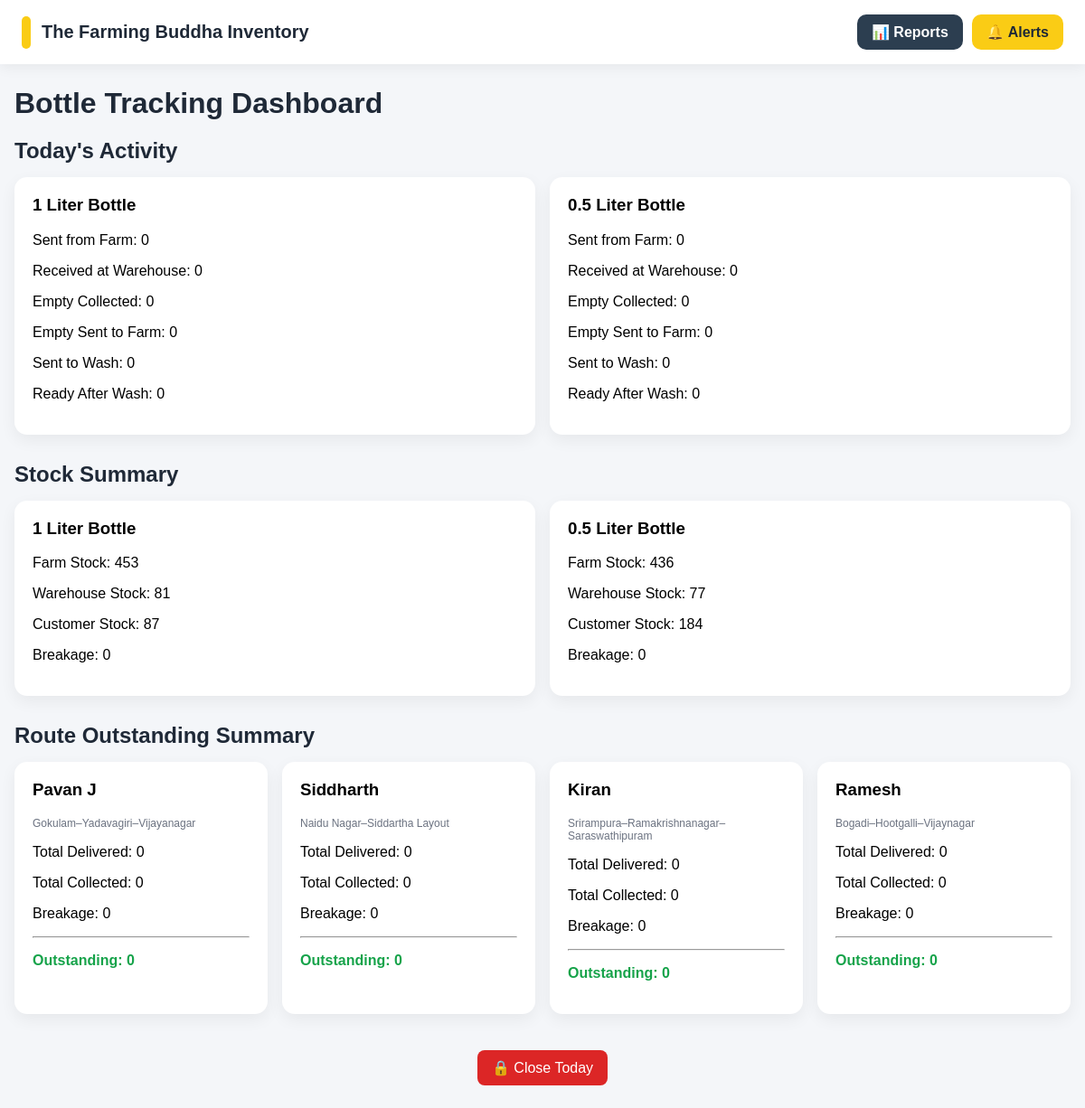
Page /dashboard/ (signed in) on the committed database.
### bottles/models.py (models this page shows, shortened)
class BottleType(models.Model):
    name = models.CharField(max_length=20)

### accounts/models.py (models this page shows, shortened)
class CustomUser(AbstractUser):
    ROLE_CHOICES = (
        ('ADMIN', 'Admin'),
        ('SUPERVISOR', 'Supervisor'),
        ('FARM', 'Farm Staff'),
        ('WAREHOUSE', 'Warehouse Staff'),
        ('DELIVERY', 'Delivery Person'),
        ('DRIVER', 'Driver'),
    )
    role = models.CharField(max_length=20, choices=ROLE_CHOICES)
    route_name = models.CharField(max_length=150, blank=True, null=True)

### dashboard/views.py (the view)
# urls.py: path('', dashboard_home, name='home'),
@login_required
@role_required("ADMIN")
def dashboard_home(request):
    delayed_bottles = []
    flow_data = {}
    alerts = []
    alert_count = 0
    today_summary = {}
    stock_summary = {}
    route_outstanding = []
    today = timezone.localdate()
    try:
        delayed_bottles = get_bottle_return_delays()
    except Exception:
        pass
    try:
        flow_data = get_live_bottle_flow()
    except Exception:
        pass
    try:
        alerts = AlertHistory.objects.filter(date=today).order_by('-date')
        alert_count = alerts.count()
    except Exception:
        pass
    try:
        today_summary = get_today_process_summary(today)
    except Exception:
        pass
    try:
        stock_summary = get_stock_summary()
    except Exception:
        pass
    try:
        route_outstanding = get_route_outstanding()
    except Exception:
        pass
    return render(request, "dashboard/home.html", {
        "delayed_bottles": delayed_bottles,
        "flow_data": flow_data,
        "alerts": alerts,
        "alert_count": alert_count,
        "today_summary": today_summary,
        "stock_summary": stock_summary,
        "route_outstanding": route_outstanding,
    })

### bottles/services.py (called while the page is built, shortened)
def get_bottle_return_delays():
    today = timezone.localdate()
    yesterday = today - timedelta(days=1)
    delayed_records = []
    yesterday_deliveries = DeliveryEntryItem.objects.filter(
        entry__assignment__date=yesterday
    ).values("bottle_type__name").annotate(
        delivered_total=Sum("delivered")
    )
    today_collections = DeliveryEntryItem.objects.filter(
        entry__assignment__date=today
    ).values("bottle_type__name").annotate(
        collected_total=Sum("collected")
    )
    collected_map = {
        item["bottle_type__name"]: item["collected_total"]
        for item in today_collections
    }
    return delayed_records

def get_live_bottle_flow():
    data = {}
    latest_entry = FarmDailyEntry.objects.order_by('-date').first()
    if not latest_entry:
        return data

### templates/dashboard/home.html (shortened to what this page needs)
{% extends 'base.html' %}
{% block content %}
<div class="page-header">
    <h1>Bottle Tracking Dashboard</h1>
</div>
<h2 class="section-title">Today's Activity</h2>
<div class="card-grid">
    {% for bottle, data in today_summary.items %}
    <div class="card">
        <h3>{{ bottle }}</h3>
        <p>Sent from Farm: {{ data.prepared_sent }}</p>
        <p>Received at Warehouse: {{ data.warehouse_received }}</p>
        <p>Empty Collected: {{ data.empty_collected }}</p>
        <p>Empty Sent to Farm: {{ data.empty_received_farm }}</p>
        <p>Sent to Wash: {{ data.sent_to_wash }}</p>
        <p>Ready After Wash: {{ data.collected_after_wash }}</p>
    </div>
    {% empty %}
        <p>No activity today</p>
    {% endfor %}
</div>
<h2 class="section-title">Stock Summary</h2>
<div class="card-grid">
    {% for bottle, data in stock_summary.items %}
    <div class="card">
        <h3>{{ bottle }}</h3>
        <p>Farm Stock: {{ data.farm_stock }}</p>
        <p>Warehouse Stock: {{ data.warehouse_stock }}</p>
        <p>Customer Stock: {{ data.customer_stock }}</p>
        <p>Breakage: {{ data.breakage }}</p>
    </div>
    {% empty %}
        <p>No stock data available</p>
    {% endfor %}
</div>
<h2 class="section-title">Route Outstanding Summary</h2>
<div class="card-grid small">
    {% for route in route_outstanding %}
    <div class="card">
        <h3>
            {{ route.delivery_user.first_name|default:route.delivery_user.username }}
        </h3>
        <p style="color:#6b7280; font-size:12px; margin-bottom:8px;">
            {{ route.delivery_user.route_name }}
        </p>
        <p>Total Delivered: {{ route.delivered }}</p>
        <p>Total Collected: {{ route.collected }}</p>
        <p>Breakage: {{ route.breakage }}</p>
        <hr>
        {% if route.outstanding > 0 %}
            <p class="danger">
                Outstanding: {{ route.outstanding }} ⚠
            </p>
        {% else %}
            <p class="success">
                Outstanding: {{ route.outstanding }}
            </p>
        {% endif %}
    </div>
    {% empty %}
        <p>No route data available</p>
    {% endfor %}
</div>
{% if request.user.is_superuser %}
<div class="admin-controls">
    {% if is_closed %}
    <a href="{% url 'bottles:admin_reopen_day' %}" class="btn-warning">
        🔓 Reopen Today
    </a>
    {% else %}
    <a href="{% url 'bottles:admin_close_day' %}" class="btn-danger">
        🔒 Close Today
    </a>
    {% endif %}
</div>
{% endif %}
{% endblock %}

### templates/base.html (shortened to what this page needs)
{% load static %}
<!DOCTYPE html>
<html>
<head>
    <link rel="stylesheet" href="{% static 'css/style.css' %}">
    <link rel="stylesheet" href="{% static 'css/dashboard.css' %}">
    <link rel="stylesheet" href="{% static 'css/base.css' %}">
</head>
<body>
<header class="navbar">
    <div class="nav-left">
        <div class="logo-bar"></div>
        <h2 class="app-title">
            The Farming Buddha Inventory
        </h2>
    </div>
    {% if 'dashboard' in request.path %}
    <div class="nav-right">
        <a href="{% url 'bottles:reports_dashboard' %}" class="btn-dark">
            📊 Reports
        </a>
        <a href="{% url 'bottles:alert_history' %}" class="btn-warning alert-btn">
            🔔 Alerts
        </a>
    </div>
    {% endif %}
</header>
<main class="main-container">
    {% block content %}
    {% endblock %}
</main>
</body>
</html>

### static/css/style.css (style rules this page uses)
body { font-family: Arial, sans-serif; margin: 0; background-color: #f4f6f9; }
.success { color: #16a34a; font-weight: 700; }

### static/css/dashboard.css (style rules this page uses)
.page-header h1 { font-size: 32px; font-weight: 700; color: #1f2937; margin-bottom: 20px; }
.section-title { font-size: 24px; margin-bottom: 15px; color: #1f2937; }
.card-grid { display: grid; grid-template-columns: repeat(auto-fit, minmax(280px, 1fr)); gap: 16px; margin-bottom: 30px; }
.card-grid.small { grid-template-columns: repeat(auto-fit, minmax(240px, 1fr)); }
.card { background: white; padding: 18px; border-radius: 14px; box-shadow: 0 4px 14px rgba(0,0,0,0.06); }
.card h3 { margin-top: 0; }
.success { color: #16a34a; font-weight: 700; }
.btn-danger { background: #dc2626; color: white; padding: 10px 16px; border-radius: 8px; text-decoration: none; display: inline-block; margin-top: 10px; }
.btn-warning { background: #facc15; color: #1f2937; padding: 12px 20px; border-radius: 10px; text-decoration: none; font-weight: 700; }
.admin-controls { text-align: center; margin-top: 30px; }
.card { background: white; padding: 20px; border-radius: 14px; box-shadow: 0 6px 18px rgba(0,0,0,0.06); }
.btn-danger { background: #dc2626; color: white; padding: 10px 16px; border-radius: 8px; text-decoration: none; }

### static/css/base.css (style rules this page uses)
.navbar { background: white; padding: 16px 24px; box-shadow: 0 4px 14px rgba(0,0,0,0.06); display: flex; justify-content: space-between; align-items: center; flex-wrap: wrap; gap: 10px; position: sticky; top: 0; z-index: 1000; }
.nav-left { display: flex; align-items: center; gap: 12px; }
.logo-bar { width: 10px; height: 36px; background: #facc15; border-radius: 6px; }
.app-title { margin: 0; font-size: 20px; font-weight: 700; color: #1f2937; }
.nav-right { display: flex; gap: 10px; flex-wrap: wrap; }
.btn-dark { padding: 10px 16px; background: #2c3e50; color: white; border-radius: 10px; text-decoration: none; font-weight: 600; }
.btn-warning { padding: 10px 16px; background: #facc15; color: #1f2937; border-radius: 10px; text-decoration: none; font-weight: 600; position: relative; }
.main-container { max-width: 1200px; margin: 25px auto; padding: 0 16px; }

### rows in the picture
BottleType: today_summary "1 Liter Bottle", stock_summary "1 Liter Bottle"
BottleType: today_summary "0.5 Liter Bottle", stock_summary "0.5 Liter Bottle"
CustomUser: delivery_user.first_name "Pavan J", delivery_user.route_name "Gokulam–Yadavagiri–Vijayanagar", delivered "0", collected "0", breakage "0", outstanding "0"
CustomUser: delivery_user.first_name "Siddharth", delivery_user.route_name "Naidu Nagar–Siddartha Layout", delivered "0", collected "0", breakage "0", outstanding "0"
CustomUser: delivery_user.first_name "Kiran", delivery_user.route_name "Srirampura–Ramakrishnanagar–Saraswathipuram", delivered "0", collected "0", breakage "0", outstanding "0"
CustomUser: delivery_user.first_name "Ramesh", delivery_user.route_name "Bogadi–Hootgalli–Vijaynagar", delivered "0", collected "0", breakage "0", outstanding "0"

### other values in the picture
{{ data.prepared_sent }} "0" "0"
{{ data.warehouse_received }} "0" "0"
{{ data.empty_collected }} "0" "0"
{{ data.empty_received_farm }} "0" "0"
{{ data.sent_to_wash }} "0" "0"
{{ data.collected_after_wash }} "0" "0"
{{ data.farm_stock }} "453" "436"
{{ data.warehouse_stock }} "81" "77"
{{ data.customer_stock }} "87" "184"
{{ data.breakage }} "0" "0"
